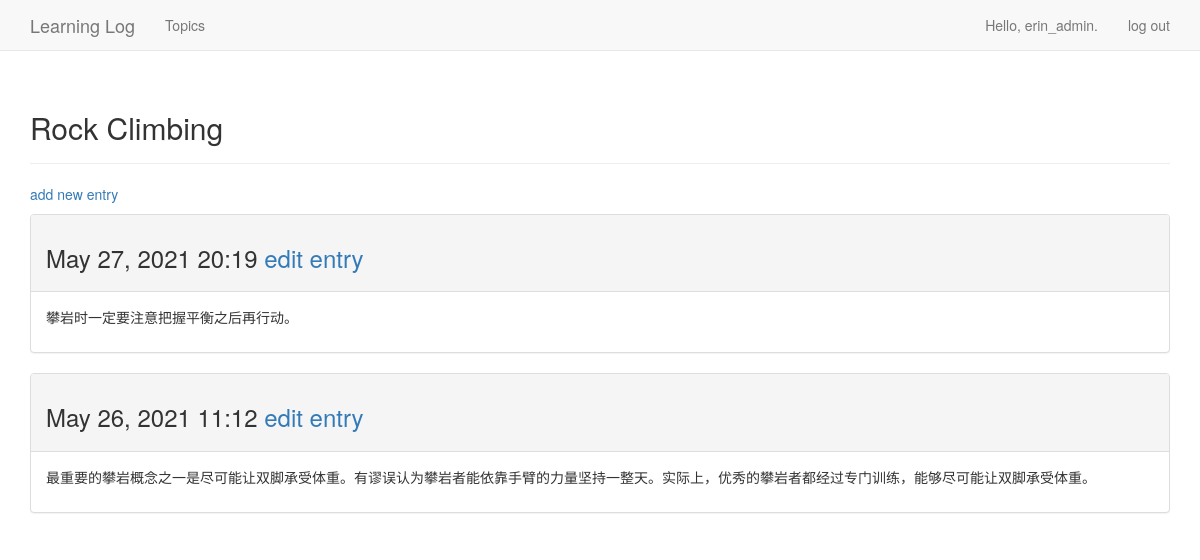
Page /topics/2 (signed in) on the committed database.
### learning_logs/models.py (models this page shows, shortened)
class Topic(models.Model):
    text = models.CharField(max_length=200)
    date_added = models.DateTimeField(auto_now_add=True)
    owner = models.ForeignKey(User, on_delete=models.CASCADE)
    def __str__(self):
        return self.text

class Entry(models.Model):
    topic = models.ForeignKey(Topic, on_delete=models.CASCADE)
    text = models.TextField()
    date_added = models.DateTimeField(auto_now_add=True)
    class Meta:
        verbose_name_plural = 'entries'

### learning_logs/views.py (the view)
# urls.py: path('topics/<topic_id>', views.topic, name='topic'),
@login_required
def topic(request, topic_id):
    topic = get_object_or_404(Topic, id=topic_id)
    check_topic_owner(request, topic)
    entries = topic.entry_set.order_by('-date_added')
    context = {'topic': topic, 'entries': entries}
    return render(request, 'learning_logs/topic.html', context)

### learning_logs/views.py (called while the page is built)
def check_topic_owner(request, topic):
    if topic.owner != request.user:
        raise Http404

### learning_logs/templates/learning_logs/topic.html (shortened to what this page needs)
{% extends "learning_logs/base.html" %}
{% block header %}
  <h2>{{ topic }}</h2>
{% endblock header %}
{% block content %}
  <p>
    <a href="{% url 'learning_logs:new_entry' topic.id %}">add new entry</a>
  </p>
  {% for entry in entries %}
    <div class="panel panel-default">
      <div class="panel-heading">
        <h3>
          {{ entry.date_added|date:'M d, Y H:i' }}
          <samll>
            <a href="{% url 'learning_logs:edit_entry' entry.id %}">
              edit entry</a>
        </h3>
      </div>
      <div class="panel-body">
        {{ entry.text|linebreaks }}
      </div>
    </div>
  {% empty %}
    There are no entries for this topic yet.
  {% endfor %}
{% endblock content %}

### learning_logs/templates/learning_logs/base.html (shortened to what this page needs)
{% load bootstrap3 %}
<!DOCTYPE html>
<html lang="en">
  <head>
    {% bootstrap_css %}
  </head>
  <body>
    <nav class="navbar navbar-default navbar-static-top">
      <div class="container">
        <div class="navbar-header">
          <a class="navbar-brand" href="{% url 'learning_logs:index' %}">
              Learning Log</a>
        </div>
        <div id="navbar" class="navbar-collapse collapse">
          <ul class="nav navbar-nav">
            <li><a href="{% url 'learning_logs:topics' %}">Topics</a></li>
          </ul>
          <ul class="nav navbar-nav navbar-right">
            {% if user.is_authenticated %}
              <li><a>Hello, {{ user.username }}.</a></li>
              <li><a href="{% url 'users:logout' %}">log out</a></li>
            {% else %}
              <li><a href="{% url 'users:register' %}">register</a></li>
              <li><a href="{% url 'users:login' %}">log in</a></li>
            {% endif %}
          </ul>
        </div>
      </div>
    </nav>
    <div class="container">
      <div class="page-header">
        {% block header %}{% endblock header %}
      </div>
      <div>
        {% block content %}{% endblock content %}
      </div>
    </div>
  </body>
</html>

### rows in the picture
Topic: text "Rock Climbing"
Entry: date_added "May 27, 2021 20:19", text "攀岩时一定要注意把握平衡之后再行动。"
Entry: date_added "May 26, 2021 11:12", text "最重要的攀岩概念之一是尽可能让双脚承受体重。有谬误认为攀岩者能依靠手臂的力量坚持一整天。实际上，优秀的攀岩者都经过专门训练，能够尽可能让双脚承受体重。"

### other values in the picture
{{ user.username }} "erin_admin"
